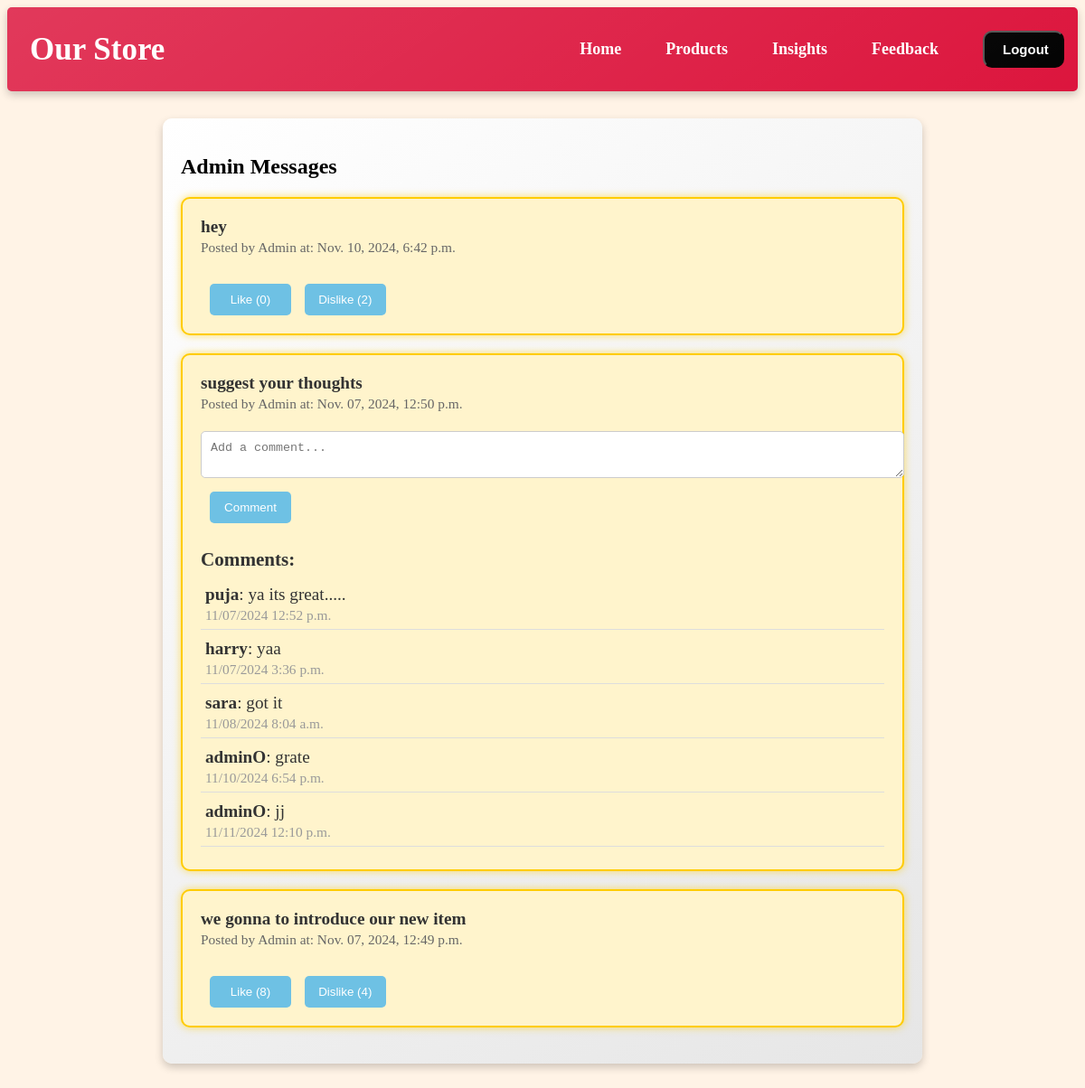
The page /insight/ (signed in) on the database its author committed.
### insights/models.py (models this page shows, shortened)
class AdminMessage(models.Model):
    REACTION_MODES = [
        ('like_dislike', 'Like/Dislike'),
        ('text', 'Text Suggestions'),
    ]
    content = models.TextField()
    created_at = models.DateTimeField(auto_now_add=True)
    is_visible = models.BooleanField(default=True)
    reaction_mode = models.CharField(max_length=20, choices=REACTION_MODES, default='like_dislike')
    likes = models.IntegerField(default=0)
    dislikes = models.IntegerField(default=0)

class Comment(models.Model):
    message = models.ForeignKey(AdminMessage, related_name='comments', on_delete=models.CASCADE)
    user = models.ForeignKey(User, on_delete=models.CASCADE)
    content = models.TextField()
    created_at = models.DateTimeField(auto_now_add=True)

### insights/views.py (the view, shortened to what this page needs)
# urls.py: path('', insight_view, name='insight'),  # Match to /insight/
@login_required
def insight_view(request):
    AdminMessage.objects.filter(is_visible=True, created_at__lt=timezone.now() - timedelta(days=14)).delete()
    messages = AdminMessage.objects.filter(is_visible=True).order_by('-created_at')
    reacted_messages = {}
    if request.user.is_authenticated:
        for message in messages:
            reacted_messages[message.id] = Reaction.objects.filter(user=request.user, message=message).first()
    return render(request, 'insight.html', {'messages': messages, 'reacted_messages': reacted_messages})

### insights/templates/insight.html (shortened to what this page needs)
 {% extends "basee.html" %}
{% block content %}
<div class="container">
    <h2>Admin Messages</h2>
    {% if messages %}
        {% for message in messages %}
            <div class="admin-message {% if request.user.is_staff %}highlighted{% endif %}">
                <strong>{{ message.content }}</strong><br>
                <small style="color: #666; font-size: 0.8em;">Posted by Admin at: {{ message.created_at|date:"M. d, Y, g:i a" }}</small><br>
                {% if message.reaction_mode == 'like_dislike' %}
                    <div class="reaction-container">
                        <form method="post" class="reaction-form">
                            <button type="submit" name="reaction_type" value="like">
                                Like ({{ message.likes }})
                            </button>
                            <button type="submit" name="reaction_type" value="dislike">
                                Dislike ({{ message.dislikes }})
                            </button>
                        </form>
                    </div>
                {% elif message.reaction_mode == 'text' %}
                    <form method="post" class="comment-form">
                        <textarea name="comment" placeholder="Add a comment..." required></textarea>
                        <button type="submit">Comment</button>
                    </form>
                {% endif %}
                {% if message.reaction_mode != 'like_dislike' %}
                    <div class="comments">
                        <h4>Comments:</h4>
                        {% for comment in message.comments.all %}
                            <div class="comment">
                                <strong>{{ comment.user.username }}</strong>: {{ comment.content }} <br>
                                <small class="comment-timestamp">{{ comment.created_at|date:"SHORT_DATETIME_FORMAT" }}</small>
                            </div>
                        {% empty %}
                            <p>No comments yet.</p>
                        {% endfor %}
                    </div>
                {% endif %}
            </div>
        {% endfor %}
    {% else %}
        <div style="color: #777; font-style: italic;">
            No current chat messages from admin. Please check back later.
        </div>
    {% endif %}
</div>
{% endblock %}

### adm/static/css/styl.css (style rules this page uses)
* { text-decoration: none; }
:root { scroll-behavior: smooth; }
button { background-color: black; margin-left: 10px; border-radius: 10px; padding: 10px; width: 90px; }

### insights/templates/basee.html (style rules this page uses)
body { background-color: #fff3e6; }

### insights/templates/insight.html (style rules this page uses)
body { background-color: #fff3e6; }
.container { max-width: 800px; margin: 30px auto; padding: 20px; background: linear-gradient(145deg, #ffffff, #e6e6e6); box-shadow: 0 4px 10px rgba(0, 0, 0, 0.2); border-radius: 10px; }
.admin-message { border: 1px solid #ccc; border-radius: 10px; padding: 20px; margin-bottom: 20px; background-color: #f9f9f9; box-shadow: 0 4px 10px rgba(0, 0, 0, 0.2); transition: transform 0.2s, box-shadow 0.2s; font-size: 1.2em; color: #333; }
.highlighted { background-color: #fff4cc; border: 2px solid #ffcc00; box-shadow: 0 0 10px rgba(255, 204, 0, 0.6); }
.reaction-container { padding-top: 30px; }
.reaction-form button { background-color: #6ec1e4; color: white; border: none; padding: 10px 15px; border-radius: 5px; cursor: pointer; transition: background-color 0.3s, transform 0.3s; }
.comment-form { margin-top: 20px; }
.comment-form textarea { width: 100%; padding: 10px; border-radius: 5px; border: 1px solid #ccc; margin-bottom: 10px; }
.comment-form button { background-color: #6ec1e4; color: white; border: none; padding: 10px 15px; border-radius: 5px; cursor: pointer; transition: background-color 0.3s, transform 0.3s; }
.comments { margin-top: 20px; }
.comment { margin: 5px 0; padding: 5px; border-bottom: 1px solid #ddd; }
.comment-timestamp { font-size: 0.8em; color: #999; }
h4 { font-size: 1.1em; margin-bottom: 10px; }

### rows shown on the page
AdminMessage: content "hey", created_at "Nov. 10, 2024, 6:42 p.m.", likes "0", dislikes "2"
AdminMessage: content "suggest your thoughts", created_at "Nov. 07, 2024, 12:50 p.m."
Comment: user.username "puja", content "ya its great.....", created_at "11/07/2024 12:52 p.m."
Comment: user.username "harry", content "yaa", created_at "11/07/2024 3:36 p.m."
Comment: user.username "sara", content "got it", created_at "11/08/2024 8:04 a.m."
Comment: user.username "adminO", content "grate", created_at "11/10/2024 6:54 p.m."
Comment: user.username "adminO", content "jj", created_at "11/11/2024 12:10 p.m."
AdminMessage: content "we gonna to introduce our new item", created_at "Nov. 07, 2024, 12:49 p.m.", likes "8", dislikes "4"
